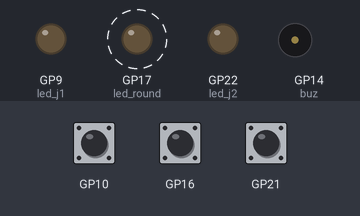
The program below on a simulated Raspberry Pi Pico running MicroPython. Parts: output pins drawn as LEDs (lit = HIGH), buzzer (waves = sounding). Dashed ring = blinking. The inputs (shaded band) are chosen by the test bench; at power-on: GP16 HIGH, GP10 HIGH, GP21 HIGH. Random numbers come from a fixed seed; the clock reads 2024-03-15 10:24:30 at power-on unless the program sets it.

Above: at 1.25 s.
1.3 s: GP16 pulled LOW for 0.15 s
At 4.2 s:
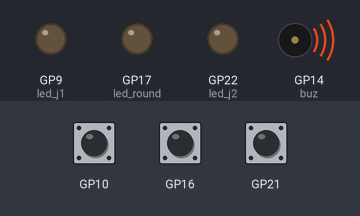
4.3 s: GP10 pulled LOW for 1 s
At 5.25 s:
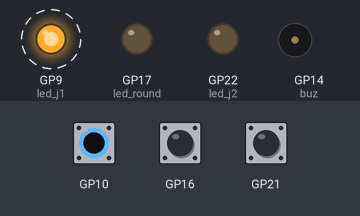
7.3 s: GP21 pulled LOW for 0.15 s
At 7.55 s:
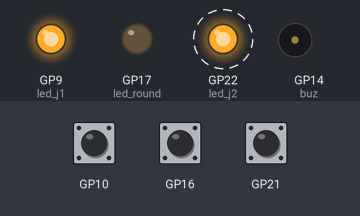
10.3 s: GP10 pulled LOW for 0.15 s
At 11.2 s:
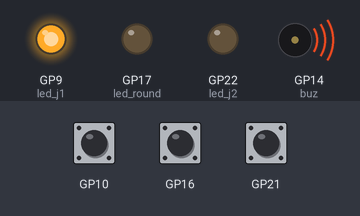
13.4 s: GP21 pulled LOW for 1 s
At 14.6 s:
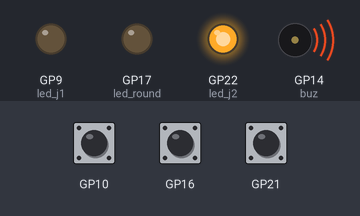
16.5 s: GP10 pulled LOW for 0.15 s
At 19.5 s:
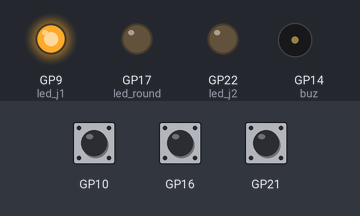
Timing chart, 0 to 20.6 s (numbered marks = the images above; inputs shaded):
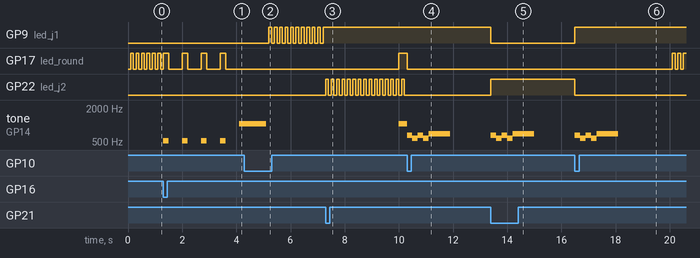

The program:

jeu.py
```python
from machine import Pin, PWM, Timer
import time
import random

class HPin( Pin ):
    def __hash__( self ):
        return hash( '%r' % self )

btn_j1 = HPin( 10, Pin.IN, Pin.PULL_UP )
btn_j2 = HPin( 21, Pin.IN, Pin.PULL_UP )
btn_round = HPin( 16, Pin.IN, Pin.PULL_UP )

led_j1 = Pin( 9, Pin.OUT )
led_j2 = Pin( 22, Pin.OUT )
led_round = Pin( 17, Pin.OUT )

LED_OF = { btn_j1 : led_j1, btn_j2 : led_j2 }

# Notes = Cle,Frequence
# 523.25, 587.33, 659.26, 698.46, 783.99, 880, 987.77, 1046.50
NOTES = { 'C1':523, 'D1': 587, 'E1':659, 'F1':698, 'G1':784, 'A1':880, 'B1':988, 'C2': 1046 }

buz = PWM( Pin(14) )
buz.duty_u16( 0 )
def tone( freq ):
    global tone
    if freq==0:
        buz.duty_u16( 0 ) # stop sound
    else:
        buz.freq( freq )
        buz.duty_u16( 21845  ) # 30% duty

def play_string( s ):
    # Joue une séquence de note.durée_ms
    #play_string( "C1.100,E1.50,B1.300" )
    for substr in s.split(','):
        note,duration = substr.split('.')
        #print( note, duration )
        tone( NOTES[note] )
        time.sleep_ms( int(duration) )
    tone( 0 ) # silence

# play_string( "C1.100,E1.50,B1.300" )
blink_led = None
def blinking( sender ):
    global blink_led
    if blink_led != None:
        blink_led.toggle()

timer=Timer(-1)
timer.init(period=100, mode=Timer.PERIODIC, callback = blinking )

def clear_all():
    global blink_led, led_j1, led_j2, led_round
    blink_led = None
    tone(0)
    led_j1.value( 0 )
    led_j2.value( 0 )
    led_round.value( 0 )


while True:
    # En attente d'un nouveau round
    blink_led = led_round
    while not( btn_round.value()==0 ):
        time.sleep_ms( 50 )
    # Bouton pressé
    clear_all()
    # Signal départ du round
    for i in range( 4 ):
        led_round.value( 1 )
        play_string( 'C1.200' )
        led_round.value( 0 )
        time.sleep_ms( 500 )
    play_string( 'C2.1000' )
    # Attendre un temps aléatoire
    pause = random.randint( 3, 12 )
    start = time.time()
    while time.time() - start < pause:
        # Un joueur presse trop tôt ?
        if btn_j1.value()==0:
            blink_led = led_j1
        if btn_j2.value()==0:
            blink_led = led_j2
    # C'est le moment de jouer
    tone( NOTES['C2'] )
    led_round.value( 1 )
    # attendre un gagnant (10 sec max)
    start = time.time()
    winner = None
    while time.time() - start < 10:
        for btn in (btn_j1, btn_j2):
            # s'il blink, il ne peut pas jouer
            if LED_OF[ btn ] == blink_led:
                continue
            if btn.value()==0:
                clear_all()
                # Un gagnant!
                LED_OF[ btn ].value(1) # Allumer gagnant
                play_string('E1.200,D1.200,E1.200,D1.200,F1.800')
                # Arrête le while loop
                break
```

Measured:
- after the input at 1.3 s, tone on GP14 (buz): silent → 523 Hz at once, then repeats every 0.70 s: silent 0.50 s, 523 Hz 0.20 s
- after the input at 4.3 s, GP9 (led_j1): alternates HIGH for 0.10 s and LOW for 0.10 s, starting after 0.90 s
- after the input at 7.3 s, GP22 (led_j2): alternates HIGH for 0.10 s and LOW for 0.10 s, starting at once
- after the input at 10.3 s, GP17 (led_round): HIGH → LOW at once; tone on GP14 (buz): plays 659 Hz for 0.20 s, 587 Hz for 0.20 s, 659 Hz for 0.20 s, 587 Hz for 0.20 s, 698 Hz for 0.80 s, starting at once
- after the input at 13.4 s, GP9 (led_j1): HIGH → LOW at once; GP22 (led_j2): LOW → HIGH at once; tone on GP14 (buz): plays 659 Hz for 0.20 s, 587 Hz for 0.20 s, 659 Hz for 0.20 s, 587 Hz for 0.20 s, 698 Hz for 0.80 s, starting at once
- after the input at 16.5 s, GP9 (led_j1): LOW → HIGH at once; GP22 (led_j2): HIGH → LOW at once; tone on GP14 (buz): plays 659 Hz for 0.20 s, 587 Hz for 0.20 s, 659 Hz for 0.20 s, 587 Hz for 0.20 s, 698 Hz for 0.80 s, starting at once
